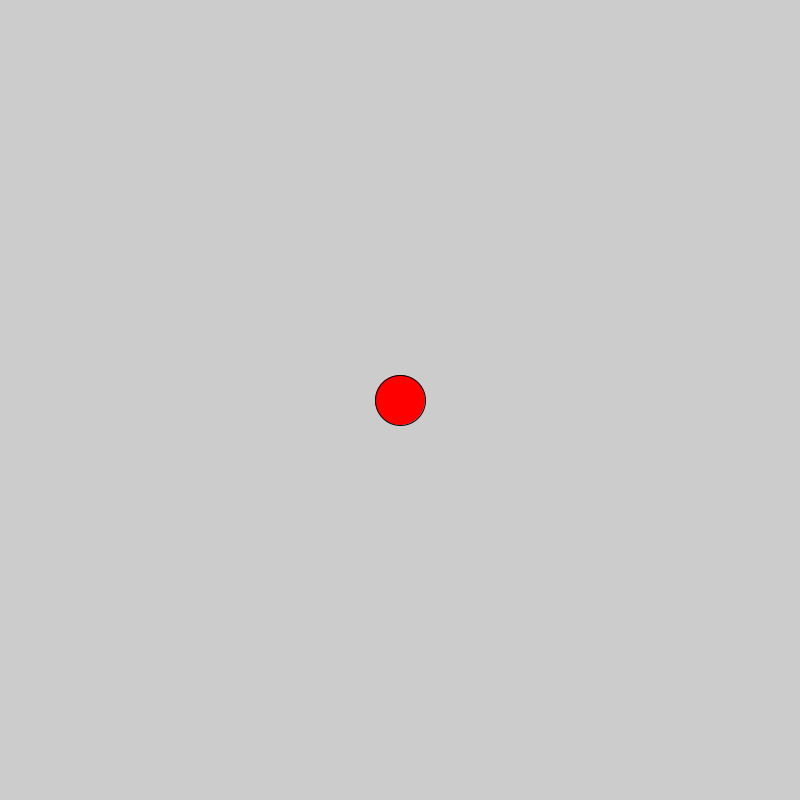
Frame 1 (no input)
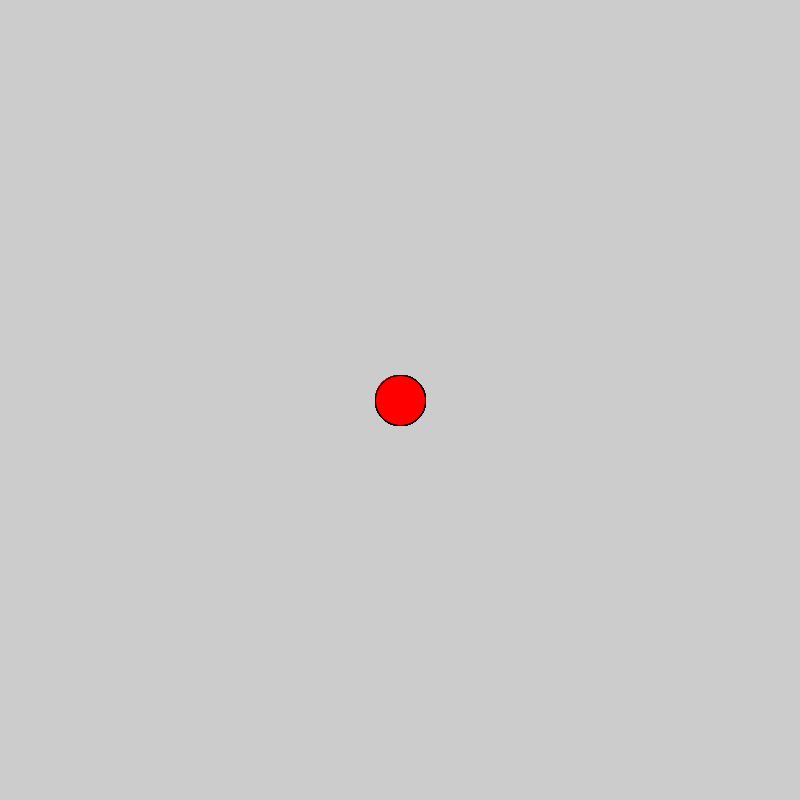
Frame 60 (the mouse pressed at the canvas centre just before this capture)
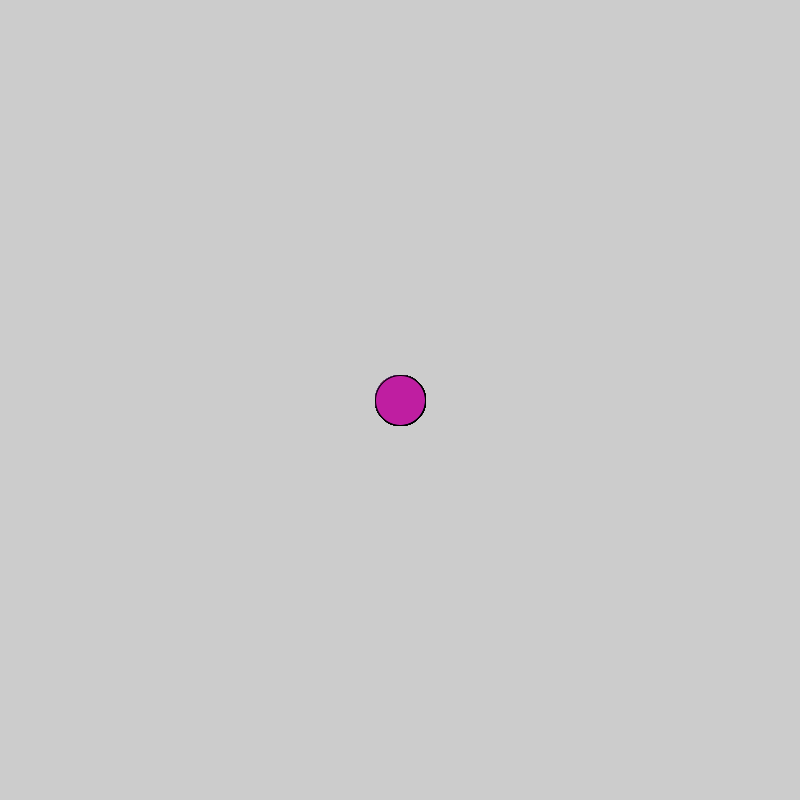
Frame 120 (the mouse held since frame 60 and released just before this capture)

The Processing sketch that drew these frames (run headless with seeded random() and noise(); from frame 60 on, the mouse is pressed at the canvas centre):

// Processing sketch: circle
// ── circle.pde
void setup() {
  size(800, 800);
}

void draw() {
  
   //2. make it a nice color
  fill(255,0,0);
   //3. if the mouse is pressed, fill the circle with a different color          
  if(mousePressed == true){
    fill(random(255),random(255),random(255));
  }
  
   //1. draw an ellipse
  ellipse(400,400,50,50);
}
// Copyright Wintriss Technical Schools 2013
